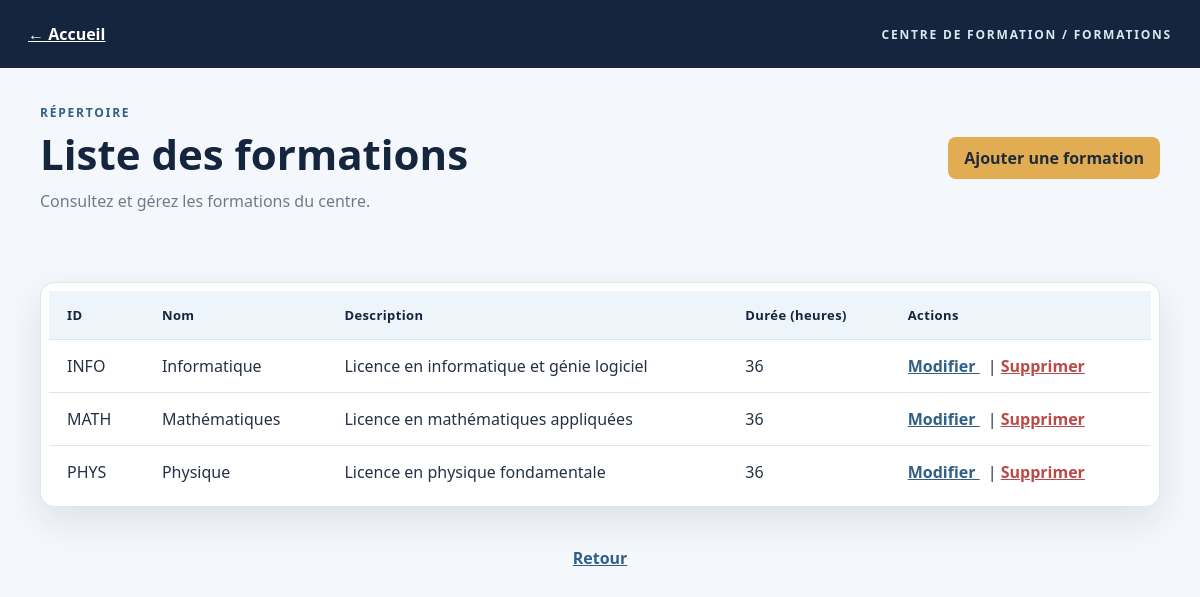
Screenshot of /Formation/index.php with the database file from the repository.
### tables this page shows
CREATE TABLE formations (
    codeFormation VARCHAR(10) NOT NULL PRIMARY KEY,
    nomFormation VARCHAR(100) NOT NULL,
    description TEXT DEFAULT NULL,
    duration INT(11) NOT NULL
);

### Formation/index.php (the view, shortened to what this page needs)
<?php
require_once '../database/connexion.php';
$sql = "SELECT codeFormation AS id, nomFormation AS nom, description,
               duration AS duree
        FROM formations";
$formations = $pdo->query($sql)->fetchAll(PDO::FETCH_ASSOC);
?>
<!DOCTYPE html>
<html lang="fr">
<head>
    <link rel="stylesheet" href="../style/style.css">
</head>
<body class="dashboard-page">
    <div class="page-shell">
    <header class="page-topbar"><a class="home-link" href="../index.php">← Accueil</a><span class="page-caption">CENTRE DE FORMATION / FORMATIONS</span></header>
    <div class="page-heading"><div><div class="eyebrow">RÉPERTOIRE</div><h1>Liste des formations</h1><p>Consultez et gérez les formations du centre.</p></div><a class="btn btn-primary" href="create.php">
        Ajouter une formation
    </a></div>
    <br><br>
    <div class="content-card"><div class="table-wrap"><table>
        <thead>
            <tr>
                <th>ID</th>
                <th>Nom</th>
                <th>Description</th>
                <th>Durée (heures)</th>
                <th>Actions</th>
            </tr>
        </thead>
        <tbody>
            <?php foreach ($formations as $formation) { ?>
                <tr>
                    <td>
                        <?php echo $formation["id"]; ?>
                    </td>
                    <td>
                        <?php echo htmlspecialchars($formation["nom"]); ?>
                    </td>
                    <td>
                        <?php echo htmlspecialchars($formation["description"] ?? ""); ?>
                    </td>
                    <td>
                        <?php echo $formation["duree"]; ?>
                    </td>
                    <td>
                        <a href="edit.php?id=<?php echo urlencode($formation["id"]); ?>">
                            Modifier
                        </a>
                        |
                        <a href="delete.php?id=<?php echo urlencode($formation["id"]); ?>"
                           onclick="return confirm('Supprimer cette formation ?');">
                            Supprimer
                        </a>
                    </td>
                </tr>
            <?php } ?>
        </tbody>
    </table></div></div>
      <a href="../index.php" style="display:block;width:max-content;margin:20px auto 40px;">Retour</a>
    </div>
</body>
</html>

### style/style.css (style rules this page uses)
:root { --navy: #15253d; --blue: #315f88; --blue-light: #edf4fa; --gold: #e2ad52; --text: #243244; --muted: #6e7b8b; --border: #dde5ed; --white: #ffffff; --danger: #b94a48; --shadow: 0 14px 36px rgba(25, 45, 70, 0.10); }
* { box-sizing: border-box; }
body { margin: 0; min-height: 100vh; font-family: "Segoe UI", Arial, sans-serif; color: var(--text); background: #f4f7fb; }
.page-shell { min-height: 100vh; }
.page-topbar { min-height: 68px; display: flex; align-items: center; justify-content: space-between; gap: 20px; padding: 0 28px; color: var(--white); background: var(--navy); }
.page-topbar a, .page-topbar .home-link { color: var(--white); }
.page-caption, .eyebrow { color: #dbe7f3; font-size: 12px; font-weight: 700; letter-spacing: 1.8px; text-transform: uppercase; }
.page-heading { width: min(1120px, calc(100% - 40px)); margin: 36px auto 26px; display: flex; align-items: center; justify-content: space-between; gap: 24px; }
.page-heading .btn, .page-heading a.btn { flex: 0 0 auto; }
.page-heading h1 { margin: 4px 0 8px; color: var(--navy); font-size: clamp(28px, 4vw, 42px); }
.page-heading p { margin: 0; color: var(--muted); }
.page-heading .eyebrow { color: var(--blue); }
.content-card, body > form, .dashboard { background: var(--white); border: 1px solid var(--border); border-radius: 14px; box-shadow: var(--shadow); }
.content-card { width: min(1120px, calc(100% - 40px)); margin: 0 auto 40px; padding: 8px; }
.content-card table { border: 0; }
.table-wrap { overflow-x: auto; }
table { width: 100%; border-collapse: collapse; background: var(--white); }
th, td { padding: 15px 18px; border-bottom: 1px solid var(--border); text-align: left; vertical-align: middle; }
th { color: var(--navy); background: var(--blue-light); font-size: 13px; letter-spacing: 0.4px; }
tbody tr:last-child td { border-bottom: 0; }
button, .btn, a.btn, .btn-primary, a[href*="create"] { display: inline-flex; align-items: center; justify-content: center; min-height: 42px; padding: 9px 16px; border: 0; border-radius: 8px; color: var(--white); background: var(--blue); font-weight: 700; text-decoration: none; cursor: pointer; }
a.btn-primary { background: var(--gold); color: #1e2b3b; }
a { color: var(--blue); font-weight: 700; }
td a { margin-right: 8px; }
td a[href*="delete"] { color: var(--danger); }

### rows the page displays
formations: codeFormation "INFO", nomFormation "Informatique", description "Licence en informatique et génie logiciel", duration "36"
formations: codeFormation "MATH", nomFormation "Mathématiques", description "Licence en mathématiques appliquées", duration "36"
formations: codeFormation "PHYS", nomFormation "Physique", description "Licence en physique fondamentale", duration "36"
